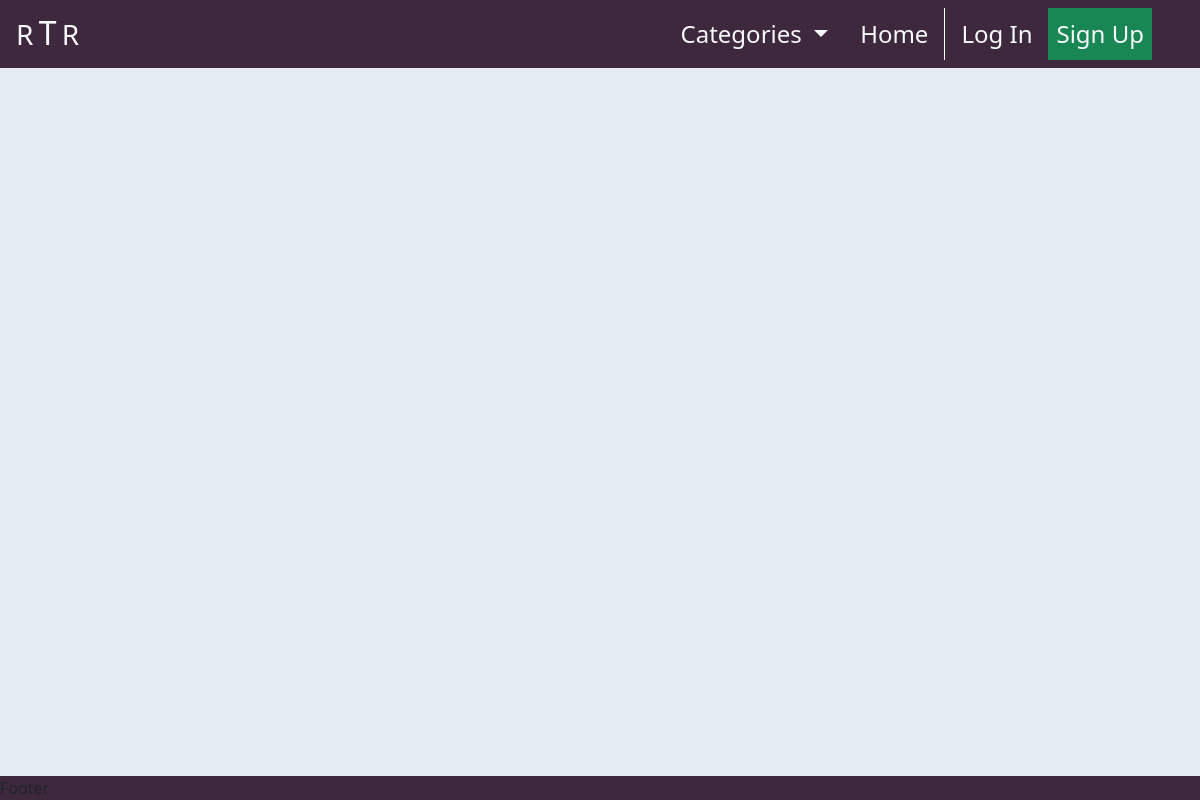
The app's page /, older data.
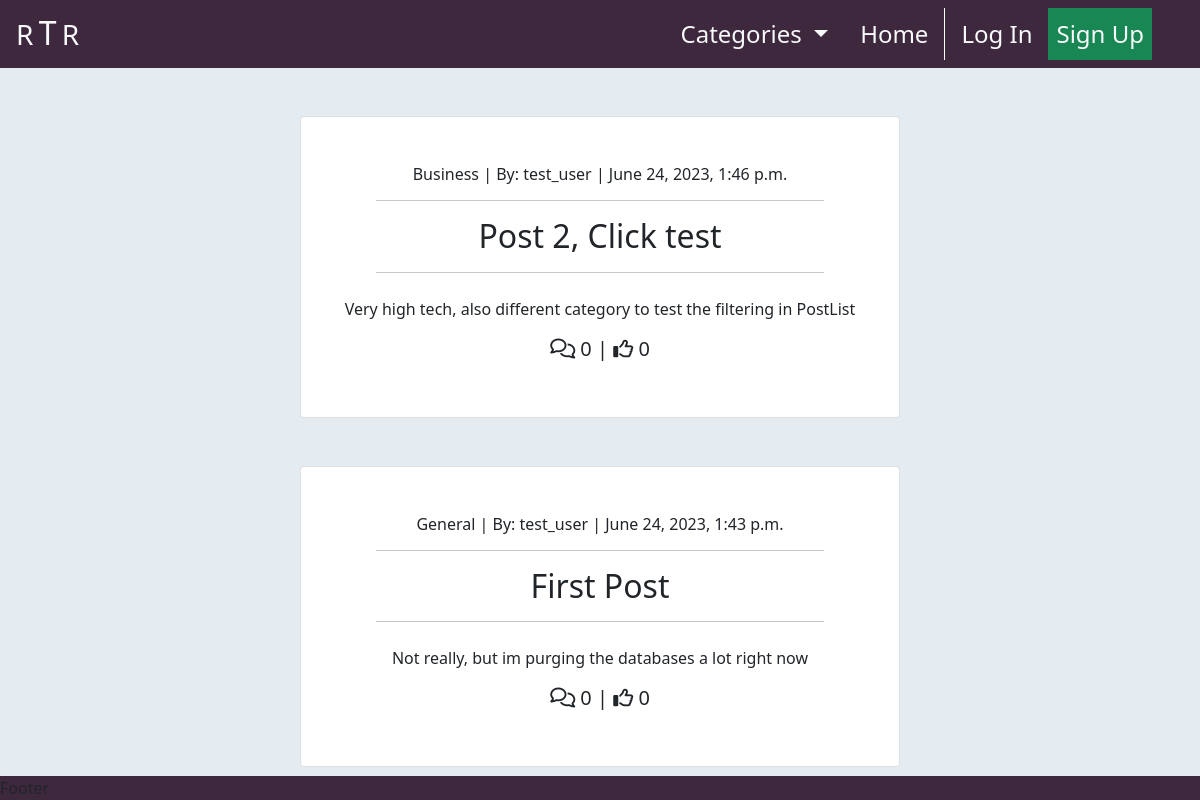
The same page, newer data.
### newssite/models.py (models this page shows, shortened)
class Post(models.Model):
    title = models.CharField(max_length=200, unique=True)
    slug = models.SlugField(max_length=200, unique=True, blank=True)
    author = models.ForeignKey(
        User,
        on_delete=models.CASCADE,
        related_name='posts'
    )
    updated_on_date = models.DateTimeField(auto_now=True)
    excerpt = models.TextField(max_length=300, blank=True)
    content = models.TextField()
    category = models.ForeignKey(
        Category,
        max_length=30,
        null=True,
        blank=True,
        on_delete=models.SET_NULL
    )
    featured_image = CloudinaryField('image', default='placeholder')
    created_on = models.DateTimeField(auto_now_add=True)
    status = models.IntegerField(choices=STATUS, default=1)
    likes = models.ManyToManyField(User, related_name='likes', blank=True)
    class Meta:
        ordering = ['-created_on']

class Category(models.Model):
    class Meta:
        verbose_name_plural = 'Categories'
    name = models.CharField(max_length=254)
    programatic = models.CharField(max_length=254, null=True, blank=True)
    def __str__(self):
        return self.name

### newssite/views.py (the view)
# urls.py: path('', views.PostList.as_view(), name="index"),
class PostList(ListView):
    model = Post
    ordering = ['-created_on']
    template_name = "newssite/index.html"
    paginate_by = 3
    def get_queryset(self):
        category = self.request.GET.get('category')
        if category is not None:
            return Post.objects.filter(
                category=category).order_by('-created_on')
        return Post.objects.all().order_by('-created_on')

### newssite/context_processors.py (called while the page is built)
def categories(request):
    return {
        'categories': Category.objects.all()
    }

### newssite/templates/newssite/index.html (shortened to what this page needs)
{% extends "base.html" %}
{% load static %}
{% block content %}
    <div class="container-fluid p-0">
        <div class="row g-0">
            <div class="col-md-8 col-lg-6 offset-md-2 offset-lg-3 text-center">
                {% for post in post_list %}
                        <div class="card mt-5 card-border mb-2">
                            <a href="{% url 'post_detail' post.slug %}" class="post-detail-link d-block my-5 text-dark text-decoration-none">
                                <h6>{{ post.category.name }} | By: {{ post.author | safe }}
                                    <span class="post-date"> | {{ post.created_on }}</span>
                                </h6>
                                <hr class="w-75" style="margin-left: 12.5%;">
                                <h2 class="card-title">
                                    {{ post.title }}
                                </h2>
                                <hr class="w-75" style="margin-left: 12.5%;">
                                {% if post.excerpt %}
                                    <p class="mt-4 mx-2">{{ post.excerpt }}</p>
                                {% endif %}
                                <h5>
                                    <span><i class="fa-regular fa-comments"></i> {{ post.comments.count }}</span> |
                                    <span><i class="fa-regular fa-thumbs-up"></i> {{ post.likes.count }}</span>
                                </h5>
                            </a>
                        </div>
                {% endfor %}
            </div>
        </div>
    </div>
{% endblock %}

### templates/base.html (shortened to what this page needs)
{% load static %}
<!DOCTYPE html>
<html class="h-100 w-100" lang="en">
    <head>
        {% block corecss %}
            <link rel="stylesheet"
                  href="https://cdnjs.cloudflare.com/ajax/libs/font-awesome/5.15.3/css/all.min.css"
            >
            <link href="https://cdn.jsdelivr.net/npm/bootstrap@5.0.1/dist/css/bootstrap.min.css"
                  rel="stylesheet"
            >
            <link rel="stylesheet"
                  href="{% static 'css/base.css' %}"
            >
        {% endblock %}
    </head>
    <body class="h-100 w-100 d-flex flex-column bg-alice">
        <nav class="navbar navbar-expand-lg navbar-dark bg-purple">
            <a class="navbar-brand ms-3" href="{% url 'index' %}">
                <span class="fs-3 text-light">R</span>
                <h2 class="d-inline text-light">T</h2>
                <span class="fs-3 text-light me-5">R</span>
            </a>
            <div class="collapse navbar-collapse" id="navbarNavDropdown">
              <ul class="navbar-nav ms-auto me-5">
                <li class="nav-item dropdown">
                  <a class="nav-link dropdown-toggle ms-2 me-2 text-light fs-4"
                     href="#"
                     id="categories-dropdown" data-bs-toggle="dropdown"
                     aria-haspopup="true" aria-expanded="false">
                    Categories
                  </a>
                </li>
                <li class="nav-item active">
                  <a class="nav-link ms-2 text-light fs-4 me-2" href="#">
                    Home
                  </a>
                </li>
                {% if user.is_authenticated %}
                  <li class="nav-item">
                    <a class="nav-link ms-2 me-2 text-light fs-4"
                       href="{% url 'create_post' %}">
                      <i class="fa-sharp fa-solid fa-pen-nib" style="color: #ffffff;"></i>
                      Create Post
                    </a>
                  </li>
                  {% comment %}
                    user actions dropdown menu
                  {% endcomment %}
                  <li class="nav-item dropdown">
                    <a class="nav-link dropdown-toggle ms-2 text-light fs-4" href="#"
                       id="userDropDown" data-bs-toggle="dropdown"
                       aria-haspopup="true" aria-expanded="false">
                      <i class="fa-solid fa-user" style="color: #ffffff;"></i>
                      {{ user.username }}
                    </a>
                    <div class="dropdown-menu p-0 border-0 m-0 bg-purple" aria-labelledby="userDropDown">
                      <a class="dropdown-item bg-purple text-light fs-5" href="{% url 'profile' %}">
                        Profile
                      </a>
                      <a class="dropdown-item bg-purple text-light fs-5" href="">
                        User Settings
                      </a>
                      <a class="dropdown-item bg-purple text-light fs-5" href="{% url 'account_logout' %}">
                        Log Out
                      </a>
                    </div>
                  </li>
                {% comment %}
                  When user is not logged in
                {% endcomment %}
                {% else %}
                  <li class="nav-item ml-auto">
                    <a class="nav-link fs-4 ms-2 text-light"
                       href="{% url 'account_login' %}">
                       Log In
                    </a>
                  </li>
                  <li class="nav-item">
                    <a class="nav-link fs-4 ms-2 text-light btn-success"
                       href="{% url 'account_signup' %}">
                      Sign Up
                    </a>
                  </li>
                {% endif %}
              </ul>
            </div>
          </nav>
        {% block content %}
        {% endblock content %}
        <footer class="mt-auto w-100 bg-purple">
        </footer>
    </body>
</html>

### static/css/base.css (style rules this page uses)
.bg-alice { background-color: #E4EBF1; }
.bg-purple { background-color: #3E283E; }

Row changes from the older to the newer data that the page shows:
added Post: category.name "Business", author "test_user", created_on "June 24, 2023, 1:46 p.m.", title "Post 2, Click test", excerpt "Very high tech, also different category to test the filtering in PostList", comments.count "0", likes.count "0"
added Post: category.name "General", author "test_user", created_on "June 24, 2023, 1:43 p.m.", title "First Post", excerpt "Not really, but im purging the databases a lot right now", comments.count "0", likes.count "0"
